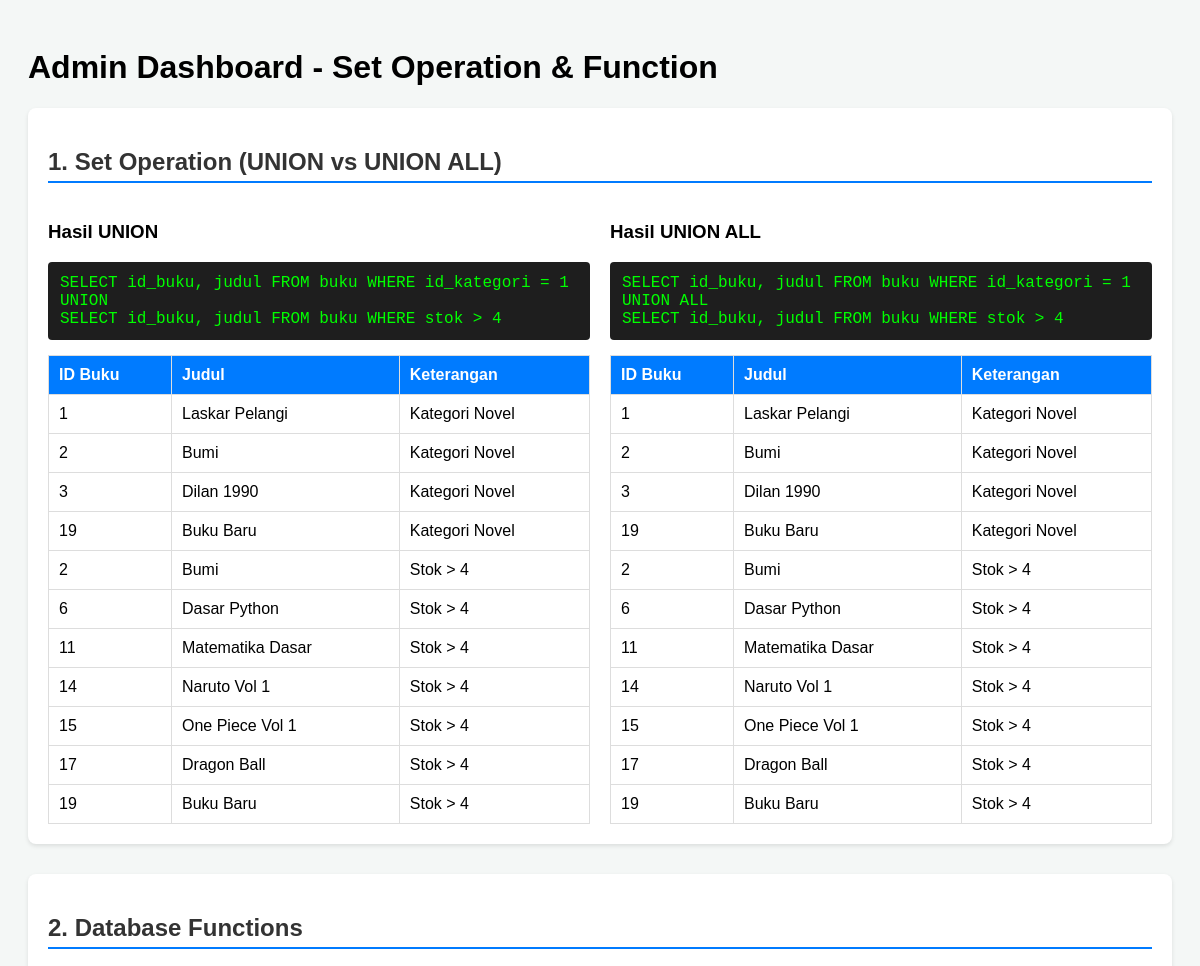
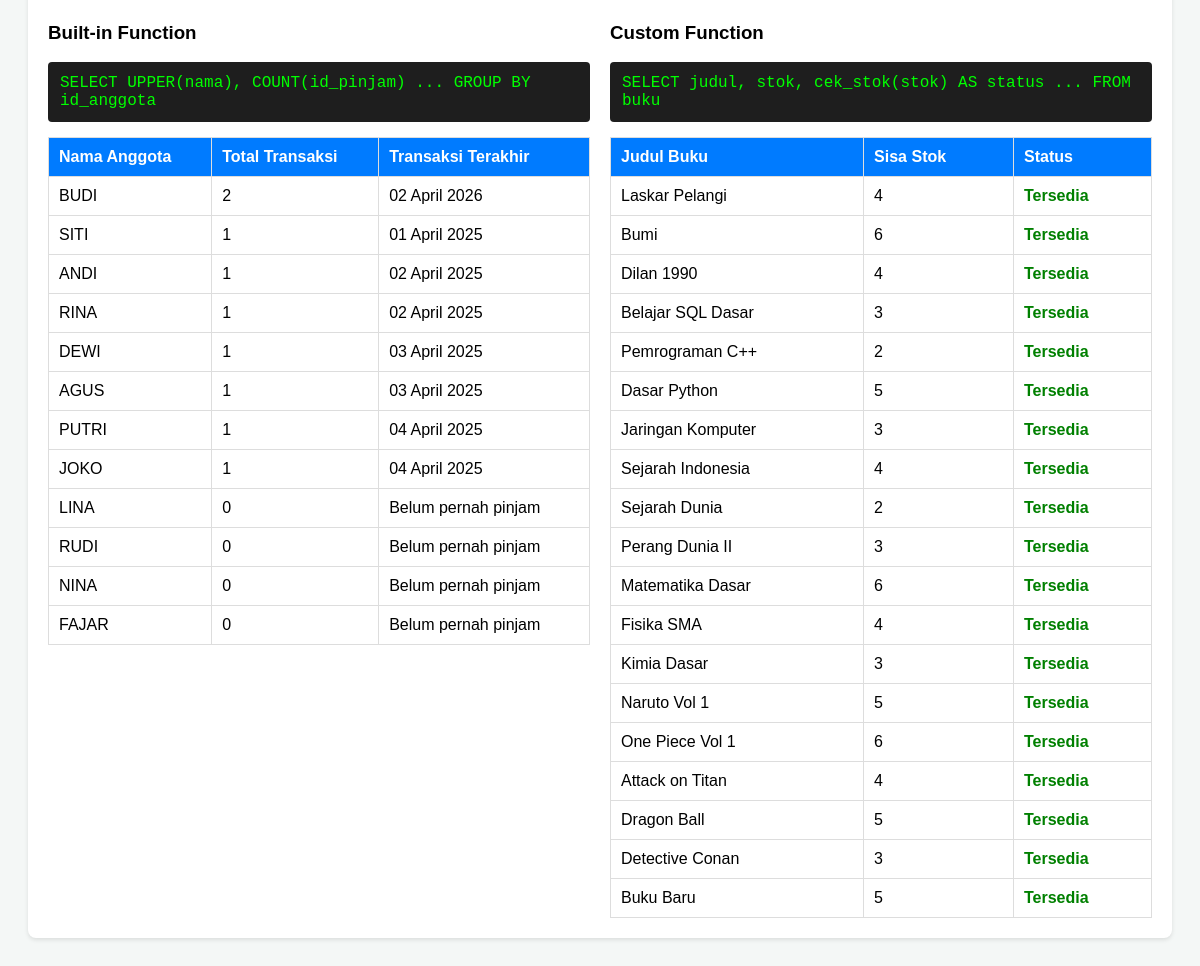
The page /set_function.php on the database its author committed (2 pictures, top to bottom).
### tables this page shows
CREATE TABLE `buku` (
  `id_buku` int NOT NULL,
  `judul` varchar(100) NOT NULL,
  `stok` int NOT NULL,
  `id_kategori` int DEFAULT NULL
);

### set_function.php (the view, shortened to what this page needs)
<?php
include 'koneksi.php';
$query_union = "
    SELECT id_buku, judul, 'Kategori Novel' AS alasan FROM buku WHERE id_kategori = 1
    UNION
    SELECT id_buku, judul, 'Stok > 4' AS alasan FROM buku WHERE stok > 4
";
$result_union = mysqli_query($conn, $query_union);
$query_union_all = "
    SELECT id_buku, judul, 'Kategori Novel' AS alasan FROM buku WHERE id_kategori = 1
    UNION ALL
    SELECT id_buku, judul, 'Stok > 4' AS alasan FROM buku WHERE stok > 4
";
$result_union_all = mysqli_query($conn, $query_union_all);
$query_builtin = "
    SELECT
        UPPER(a.nama) AS nama_anggota,
        COUNT(p.id_pinjam) AS total_transaksi,
        IFNULL(DATE_FORMAT(MAX(p.tanggal), '%d %M %Y'), 'Belum pernah pinjam') AS transaksi_terakhir
    FROM anggota a
    LEFT JOIN peminjaman p ON a.id_anggota = p.id_anggota
    GROUP BY a.id_anggota
";
$result_builtin = mysqli_query($conn, $query_builtin);
$query_custom = "
    SELECT
        judul,
        stok,
        cek_stok(stok) AS status_ketersediaan
    FROM buku
";
$result_custom = mysqli_query($conn, $query_custom);
?>
<!DOCTYPE html>
<html lang="id">
<head>
</head>
<body>
    <h1>Admin Dashboard - Set Operation & Function</h1>
    <div class="container">
        <h2>1. Set Operation (UNION vs UNION ALL)</h2>
        <div class="row-container">
            <div class="col">
                <h3>Hasil UNION</h3>
                <div class="query-box">SELECT id_buku, judul FROM buku WHERE id_kategori = 1<br>UNION<br>SELECT id_buku, judul FROM buku WHERE stok > 4</div>
                <table>
                    <tr><th>ID Buku</th><th>Judul</th><th>Keterangan</th></tr>
                    <?php while ($row = mysqli_fetch_assoc($result_union)): ?>
                    <tr>
                        <td><?= $row['id_buku'] ?></td>
                        <td><?= $row['judul'] ?></td>
                        <td><?= $row['alasan'] ?></td>
                    </tr>
                    <?php endwhile; ?>
                </table>
            </div>
            <div class="col">
                <h3>Hasil UNION ALL</h3>
                <div class="query-box">SELECT id_buku, judul FROM buku WHERE id_kategori = 1<br>UNION ALL<br>SELECT id_buku, judul FROM buku WHERE stok > 4</div>
                <table>
                    <tr><th>ID Buku</th><th>Judul</th><th>Keterangan</th></tr>
                    <?php while ($row = mysqli_fetch_assoc($result_union_all)): ?>
                    <tr>
                        <td><?= $row['id_buku'] ?></td>
                        <td><?= $row['judul'] ?></td>
                        <td><?= $row['alasan'] ?></td>
                    </tr>
                    <?php endwhile; ?>
                </table>
            </div>
        </div>
    </div>
    <div class="container">
        <h2>2. Database Functions</h2>
        <div class="row-container">
            <div class="col">
                <h3>Built-in Function</h3>
                <div class="query-box">SELECT UPPER(nama), COUNT(id_pinjam) ... GROUP BY id_anggota</div>
                <table>
                    <tr><th>Nama Anggota</th><th>Total Transaksi</th><th>Transaksi Terakhir</th></tr>
                    <?php while ($row = mysqli_fetch_assoc($result_builtin)): ?>
                    <tr>
                        <td><?= $row['nama_anggota'] ?></td>
                        <td><?= $row['total_transaksi'] ?></td>
                        <td><?= $row['transaksi_terakhir'] ?></td>
                    </tr>
                    <?php endwhile; ?>
                </table>
            </div>
            <div class="col">
                <h3>Custom Function</h3>
                <div class="query-box">SELECT judul, stok, cek_stok(stok) AS status ... FROM buku</div>
                <table>
                    <tr><th>Judul Buku</th><th>Sisa Stok</th><th>Status</th></tr>
                    <?php while ($row = mysqli_fetch_assoc($result_custom)): ?>
                    <tr>
                        <td><?= $row['judul'] ?></td>
                        <td><?= $row['stok'] ?></td>
                        <td>
                            <?php if($row['status_ketersediaan'] == 'Tersedia'): ?>
                                <span style="color: green; font-weight: bold;"><?= $row['status_ketersediaan'] ?></span>
                            <?php else: ?>
                                <span style="color: red; font-weight: bold;"><?= $row['status_ketersediaan'] ?></span>
                            <?php endif; ?>
                        </td>
                    </tr>
                    <?php endwhile; ?>
                </table>
            </div>
        </div>
    </div>
</body>
</html>

### set_function.php (style rules this page uses)
body { font-family: Arial, sans-serif; padding: 20px; background-color: #f4f7f6; }
.container { background: #fff; padding: 20px; border-radius: 8px; box-shadow: 0 2px 4px rgba(0,0,0,0.1); margin-bottom: 30px; }
h2 { color: #333; border-bottom: 2px solid #007bff; padding-bottom: 5px; }
.query-box { background: #1e1e1e; color: #00ff00; padding: 12px; font-family: Consolas, monospace; border-radius: 4px; overflow-x: auto; margin-bottom: 15px; }
table { width: 100%; border-collapse: collapse; margin-top: 10px; }
th, td { border: 1px solid #ddd; padding: 10px; text-align: left; }
th { background-color: #007bff; color: white; }
.row-container { display: flex; gap: 20px; flex-wrap: wrap; }
.col { flex: 1; min-width: 45%; }

### rows shown on the page
buku: judul "Laskar Pelangi", stok "4", status_ketersediaan "Tersedia"
buku: judul "Bumi", stok "6", status_ketersediaan "Tersedia"
buku: judul "Dilan 1990", stok "4", status_ketersediaan "Tersedia"
buku: judul "Belajar SQL Dasar", stok "3", status_ketersediaan "Tersedia"
buku: judul "Pemrograman C++", stok "2", status_ketersediaan "Tersedia"
buku: judul "Dasar Python", stok "5", status_ketersediaan "Tersedia"
buku: judul "Jaringan Komputer", stok "3", status_ketersediaan "Tersedia"
buku: judul "Sejarah Indonesia", stok "4", status_ketersediaan "Tersedia"
buku: judul "Sejarah Dunia", stok "2", status_ketersediaan "Tersedia"
buku: judul "Perang Dunia II", stok "3", status_ketersediaan "Tersedia"
buku: judul "Matematika Dasar", stok "6", status_ketersediaan "Tersedia"
buku: judul "Fisika SMA", stok "4", status_ketersediaan "Tersedia"
buku: judul "Kimia Dasar", stok "3", status_ketersediaan "Tersedia"
buku: judul "Naruto Vol 1", stok "5", status_ketersediaan "Tersedia"
buku: judul "One Piece Vol 1", stok "6", status_ketersediaan "Tersedia"
buku: judul "Attack on Titan", stok "4", status_ketersediaan "Tersedia"
buku: judul "Dragon Ball", stok "5", status_ketersediaan "Tersedia"
buku: judul "Detective Conan", stok "3", status_ketersediaan "Tersedia"
buku: judul "Buku Baru", stok "5", status_ketersediaan "Tersedia"

### other values the page prints
$row['id_buku'] "1"
$row['judul'] "Laskar Pelangi"
$row['alasan'] "Kategori Novel"
$row['id_buku'] "2"
$row['judul'] "Bumi"
$row['id_buku'] "3"
$row['judul'] "Dilan 1990"
$row['id_buku'] "19"
$row['judul'] "Buku Baru"
$row['alasan'] "Stok > 4"
$row['id_buku'] "6"
$row['judul'] "Dasar Python"
$row['id_buku'] "11"
$row['judul'] "Matematika Dasar"
$row['id_buku'] "14"
